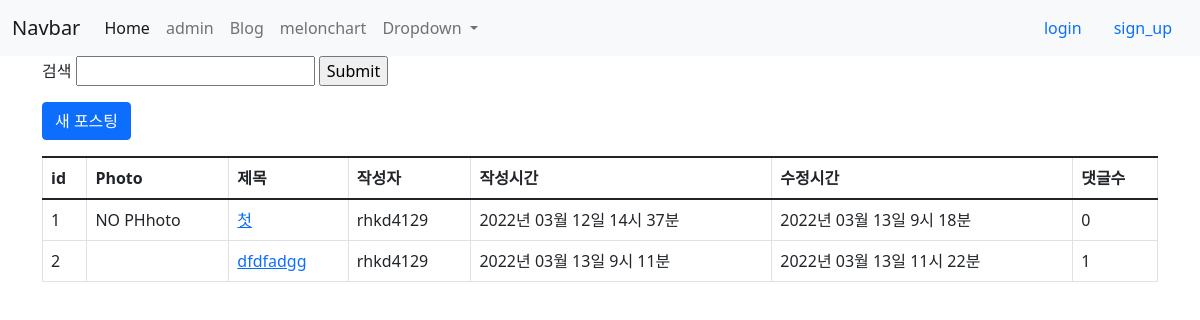
Before: /blog/ with the older database file.
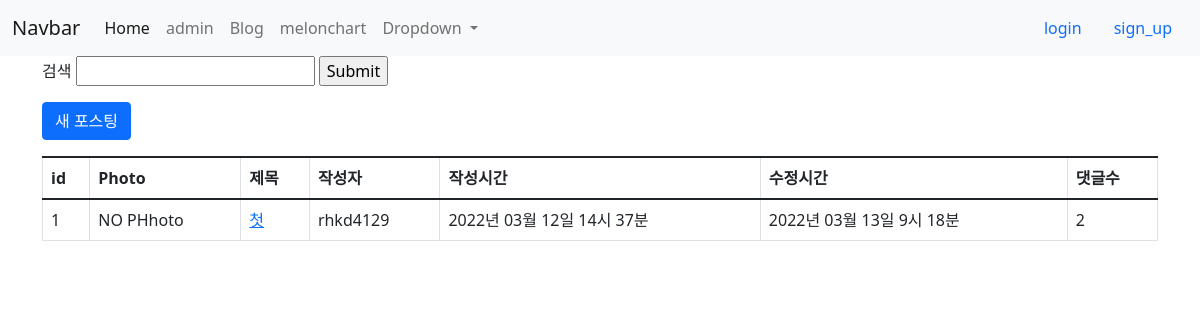
After: the same page with the newer database file.
### blog/models.py (models this page shows, shortened)
class Post(models.Model):
    class GenderChices(models.TextChoices):
        MALE = "M","Male"   #DB에저장되는 값 ,실제 사용할 값
        FEMALE = "F","Female"
    author = models.ForeignKey(settings.AUTH_USER_MODEL,on_delete=models.CASCADE) # 추천!
    title = models.CharField(max_length=20)
    photo = models.ImageField(blank = True, upload_to = 'blog/post/%Y/%m/%d')
    content = models.TextField()
    gender = models.CharField(max_length=1,blank=True,choices=GenderChices.choices)#,default=GenderChices.MALE
    is_public = models.BooleanField(default = False,verbose_name= '공개여부')
    created_at = models.DateTimeField(auto_now_add=True)
    updated_at = models.DateTimeField(auto_now=True)
    def get_absolute_url(self):
         return reverse('blog:post_detail',args=[self.pk])

### accounts/models.py (models this page shows)
class User(AbstractUser):
    phone_number = models.CharField(blank =True ,default='' ,max_length=12)

### blog/views/post_views.py (the view)
# urls.py: path('',post_views.BlogList,name='post_list'),
def BlogList(request):
    posts = Post.objects.all()
    q = request.GET.get('search','')
    if q:
        posts = Post.objects.filter(Q(title__icontains = q)|Q(content__icontains =q)).distinct()
    return render(request,'blog/blog_list.html',{'posts':posts,'q':q,})#'form':searchForm,

### blog/templates/blog/blog_list.html
{% extends 'blog/layout.html' %}
{% block content %}
    <form action="." method="get">
        <label for="search">검색</label>
        <input label="search" type="text" name = 'search'  id="search">
        <input type="submit">
    </form>
    <a href ="{% url 'blog:blog_create' %}"class ="btn btn-primary btn-block mt-3 mb-3">새 포스팅</a>
    <table class="table table-bordered table-hover" >
    <tbody>
        <thead>
            <tr>
              <th scope="col">id</th>
              <th scope="col">Photo</th>
              <th scope="col">제목</th>
              <th scope="col">작성자</th>
              <th scope="col">작성시간</th>
              <th scope="col">수정시간</th>
              <th scope="col">댓글수</th>
            </tr>
          </thead>
       {% for post in posts %}
        <tr>
            <td>{{post.pk}}</td>
            <td>
                {% if post.photo %}
                    <img src="{{ post.photo.url }}" alt="" style="width: 70px;"/>
                {% else %}
                    NO PHhoto
                {% endif %}
                </td>
                <td>
                    <a href="{{ post.get_absolute_url }}">{{ post.title }}</a>
                </td>
                <td>
                    {{post.author}}
                </td>
                <td>
                    {{ post.created_at|date:'Y년 m월 d일 G시 i분'}}
                </td>
                <td>
                    {{ post.updated_at|date:'Y년 m월 d일 G시 i분'}}
                </td>
                <td>{{ post.comment_set.count }}</td>
            </tr>
        {% endfor %}
    </tbody>
</table>
{% endblock content %}

Changed rows visible on the page:
removed Post: pk "2", title "dfdfadgg", author "rhkd4129", created_at "2022년 03월 13일 9시 11분", updated_at "2022년 03월 13일 11시 22분", comment_set.count "1"
computed for Post "rhkd4129": comment_set.count "0" → "2"
